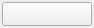
<?xml version="1.0" encoding="UTF-8"?>
<ui version="4.0">
 <class>qMRMLVirtualRealityTransformWidget</class>
 <widget class="QWidget" name="qMRMLVirtualRealityTransformWidget">
  <property name="geometry">
   <rect>
    <x>0</x>
    <y>0</y>
    <width>94</width>
    <height>28</height>
   </rect>
  </property>
  <property name="sizePolicy">
   <sizepolicy hsizetype="Preferred" vsizetype="MinimumExpanding">
    <horstretch>0</horstretch>
    <verstretch>0</verstretch>
   </sizepolicy>
  </property>
  <property name="windowTitle">
   <string>qMRMLVirtualRealityTransformWidget</string>
  </property>
  <layout class="QHBoxLayout" name="horizontalLayout">
   <property name="spacing">
    <number>0</number>
   </property>
   <property name="leftMargin">
    <number>2</number>
   </property>
   <property name="topMargin">
    <number>2</number>
   </property>
   <property name="rightMargin">
    <number>2</number>
   </property>
   <property name="bottomMargin">
    <number>2</number>
   </property>
   <item>
    <widget class="QPushButton" name="pushButton_Transform">
     <property name="sizePolicy">
      <sizepolicy hsizetype="Minimum" vsizetype="MinimumExpanding">
       <horstretch>0</horstretch>
       <verstretch>0</verstretch>
      </sizepolicy>
     </property>
     <property name="text">
      <string/>
     </property>
     <property name="icon">
      <iconset resource="../qMRMLVirtualRealityTransformWidget.qrc">
       <normaloff>:/Icons/icon_warning.png</normaloff>:/Icons/icon_warning.png</iconset>
     </property>
    </widget>
   </item>
  </layout>
 </widget>
 <resources>
  <include location="../qMRMLVirtualRealityTransformWidget.qrc"/>
 </resources>
 <connections/>
</ui>
